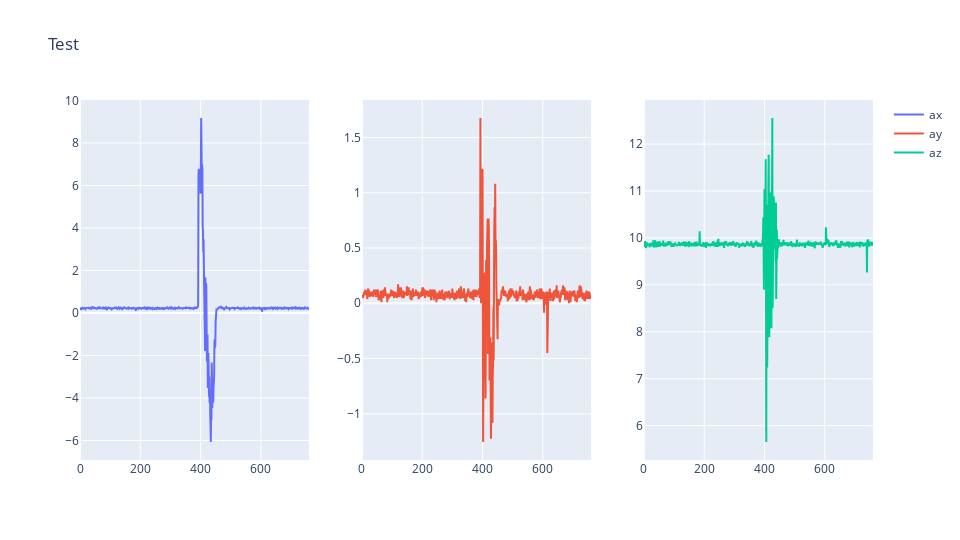

The cell this chart's notebook holds for it:
### Code cell
fig = tripleGraph(acc_data[["ax", "ay", "az"]])
fig.write_html("data_analysis_acc_2.html", full_html=False, include_plotlyjs="cdn")
fig.show()

### Figure 1 — Plotly figure (JSON) as saved in the notebook; plotly's stock layout.template omitted (floating-point values rounded to 4 significant figures; data arrays with more than 128 entries replaced by an {"elided": "..."} marker saying what was removed)
{"data": [{"name": "ax", "type": "scatter", "x": {"elided": "761 int values"}, "xaxis": "x", "y": {"elided": "761 float values"}, "yaxis": "y"}, {"name": "ay", "type": "scatter", "x": {"elided": "761 int values"}, "xaxis": "x2", "y": {"elided": "761 float values"}, "yaxis": "y2"}, {"name": "az", "type": "scatter", "x": {"elided": "761 int values"}, "xaxis": "x3", "y": {"elided": "761 float values"}, "yaxis": "y3"}], "layout": {"height": 540, "title": {"text": "Test"}, "width": 960, "xaxis": {"anchor": "y", "domain": [0, 0.2889]}, "xaxis2": {"anchor": "y2", "domain": [0.3556, 0.6444]}, "xaxis3": {"anchor": "y3", "domain": [0.7111, 1]}, "yaxis": {"anchor": "x", "domain": [0, 1]}, "yaxis2": {"anchor": "x2", "domain": [0, 1]}, "yaxis3": {"anchor": "x3", "domain": [0, 1]}}}
